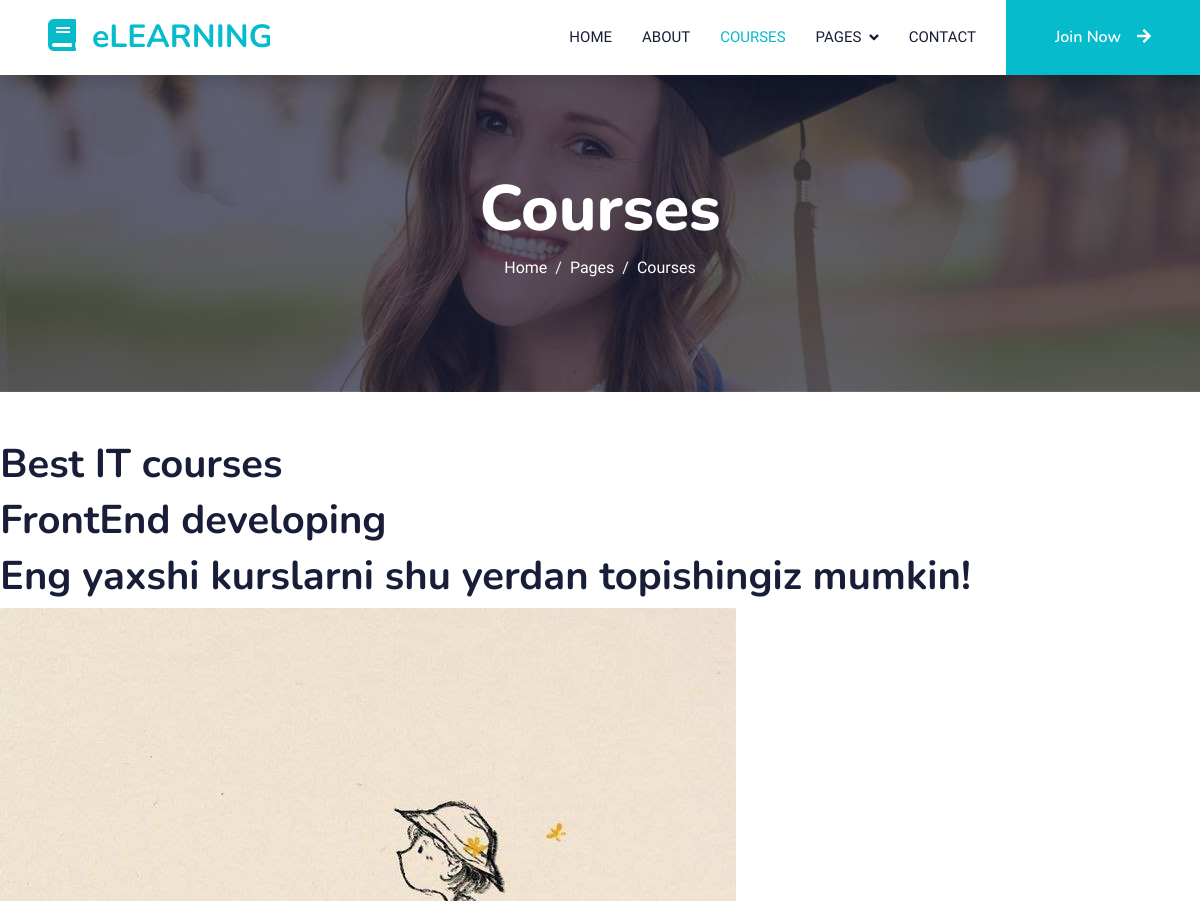
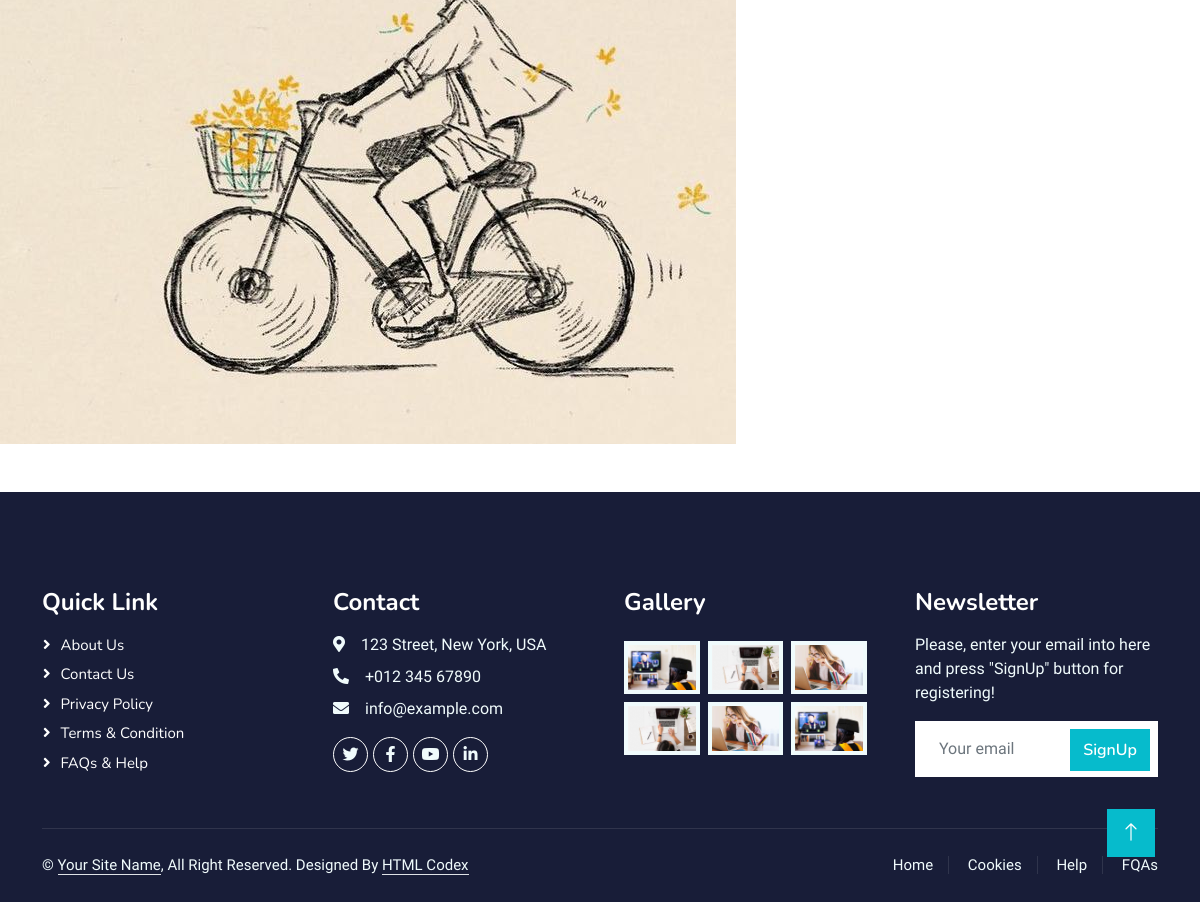
/caro/1/, run on the app's committed database (2 pictures, top to bottom).
### logic/models.py (models this page shows, shortened)
class Carousel(models.Model):
    img = models.ImageField(upload_to='index/img')
    name = models.CharField(max_length=200)
    bio = models.TextField()
    title = models.TextField()

### logic/views.py (the view)
# urls.py: path('caro/<int:id>/', carouseldetailview, name="carodetail"),
def carouseldetailview(request, id):
    try:
        caro = Carousel.objects.get(id=id)
        context = {
            "caro": caro,
        }
    except caro.DoesNotExists:
        raise caro.Http404("No information found")
    return render(request, "carodetail.html", context=context)

### templates/carodetail.html
{% extends 'base.html' %}
{% load static %}
{% block content %}
<h1>{{caro.title}}</h1>
<h1>{{caro.name}}</h1>
<h1>{{caro.bio}}</h1>
<img src="{{caro.img.url}}">
{% endblock content %}

### static/css/style.css (style rules this page uses)
:root { --primary: #06BBCC; --light: #F0FBFC; --dark: #181d38; }

### data on the page
Carousel: title "Best IT courses", name "FrontEnd developing", bio "Eng yaxshi kurslarni shu yerdan topishingiz mumkin!", img (picture)
